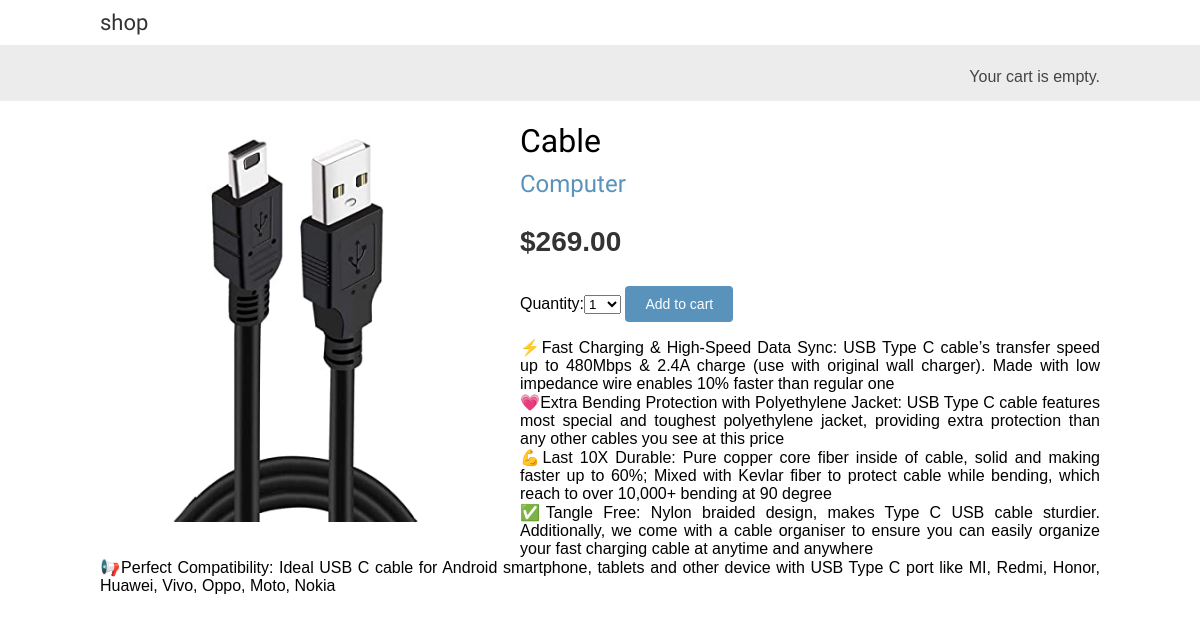
The app's page /5/cable/ with its own data.
### shop/models.py (models this page shows, shortened)
class Product( models.Model):
    category = models.ForeignKey(Category, related_name ='products', on_delete = models.CASCADE)
    name = models.CharField(max_length = 200, db_index = True)
    slug = models.SlugField(max_length = 200, db_index = True)
    image = models.ImageField(upload_to ='products/%Y/%m/%d', blank = True)
    description = models.TextField(blank = True)
    price = models.DecimalField(max_digits = 10, decimal_places = 2)
    available = models.BooleanField(default = True)
    created = models.DateTimeField( auto_now_add = True)
    updated = models.DateTimeField( auto_now = True)
    class Meta:
        ordering = ('name',)
        index_together = (('id', 'slug'),)

class Category(models.Model):
    name = models.CharField(max_length = 200, db_index = True)
    slug = models.SlugField(max_length = 200, unique = True)
    def get_absolute_url( self):
        return reverse('shop:product_list_by_category', args =[ self.slug])
    class Meta:
        ordering = ('name',)
        verbose_name = 'category'
        verbose_name_plural = 'categories'
    def __str__(self):
        return self.name

### shop/views.py (the view)
# urls.py: path('<int:id>/<slug:slug>/', views.product_detail, name ='product_detail'),
def product_detail( request, id, slug):
    product = get_object_or_404( Product, id = id, slug = slug, available = True)
    cart_product_form = CartAddProductForm()
    return render( request, 'shop/product/detail.html',
                {'product': product, 'cart_product_form': cart_product_form})

### cart/forms.py
class CartAddProductForm(forms.Form):
    quantity = forms.TypedChoiceField(
                                choices=PRODUCT_QUANTITY_CHOICES,
                                coerce=int)
    override = forms.BooleanField(required=False,
                                  initial=False,
                                  widget=forms.HiddenInput)

### cart/cart.py (called while the page is built)
    def __len__(self):
        return sum(item['quantity'] for item in self.cart.values())

### cart/context_processors.py (called while the page is built)
def cart(request):
    return {'cart': Cart(request)}

### shop/templates/shop/product/detail.html (shortened to what this page needs)
{% extends "shop/base.html" %}
{% load static %}
{% block content %}
  <div class="product-detail">
    <img src="{% if product.image %}{{ product.image.url }}{% else %}
    {% static "img/no_image.png" %}{% endif %}">
    <h1>{{ product.name }}</h1>
    <h2>
      <a href="{{ product.category.get_absolute_url }}">
        {{ product.category }}
      </a>
    </h2>
    <p class="price">${{ product.price }}</p>
    <form action="{% url "cart:cart_add" product.id %}" method="post">
      {{ cart_product_form }}
      <input type="submit" value="Add to cart">
    </form>
    {{ product.description|linebreaks }}
  </div>
{% endblock %}

### shop/static/css/base.css (style rules this page uses)
body { margin:0; padding:0; font-family:helvetica, sans-serif; }
h1, h2, h3, h4, h5 , h6 { font-family: 'Ubuntu', sans-serif; font-weight:normal; }
a { text-decoration:none; color:#5993bb; }
a.button, input[type="submit"] { color:#fff; background:#5993bb; border-radius:4px; padding:10px 20px; font-size:14px; border:0; }
.product-detail { text-align:justify; }
.product-detail .price { color:#333; font-size:28px; font-weight:bold; }
.product-detail img { width:40%; float:left; padding:0 20px 20px 0; }
.product-detail h1 { margin-bottom:0; }
.product-detail h2 { margin-top:10px; }

### records on screen
Product: image (picture), name "Cable", category "Computer", price "269.00", description "⚡Fast Charging & High-Speed Data Sync: USB Type C cable’s transfer speed up to 480Mbps & 2.4A charge (use with original wall charger). Made with low impedance wire enables 10% faster than regular one 💗Extra Bending Protection with Polyethylene Jacket: USB Type C cable features most special and toughest polyethylene jacket, providing extra protection than any other cables you see at this price 💪Last 10X Durable: Pure copper core fiber inside of cable, solid and making faster up to 60%; Mixed with Kevlar fiber to protect cable while bending, which reach to over 10,000+ bending at 90 degree ✅Tangle Free: Nylon braided design, makes Type C USB cable sturdier. Additionally, we come with a cable…"
